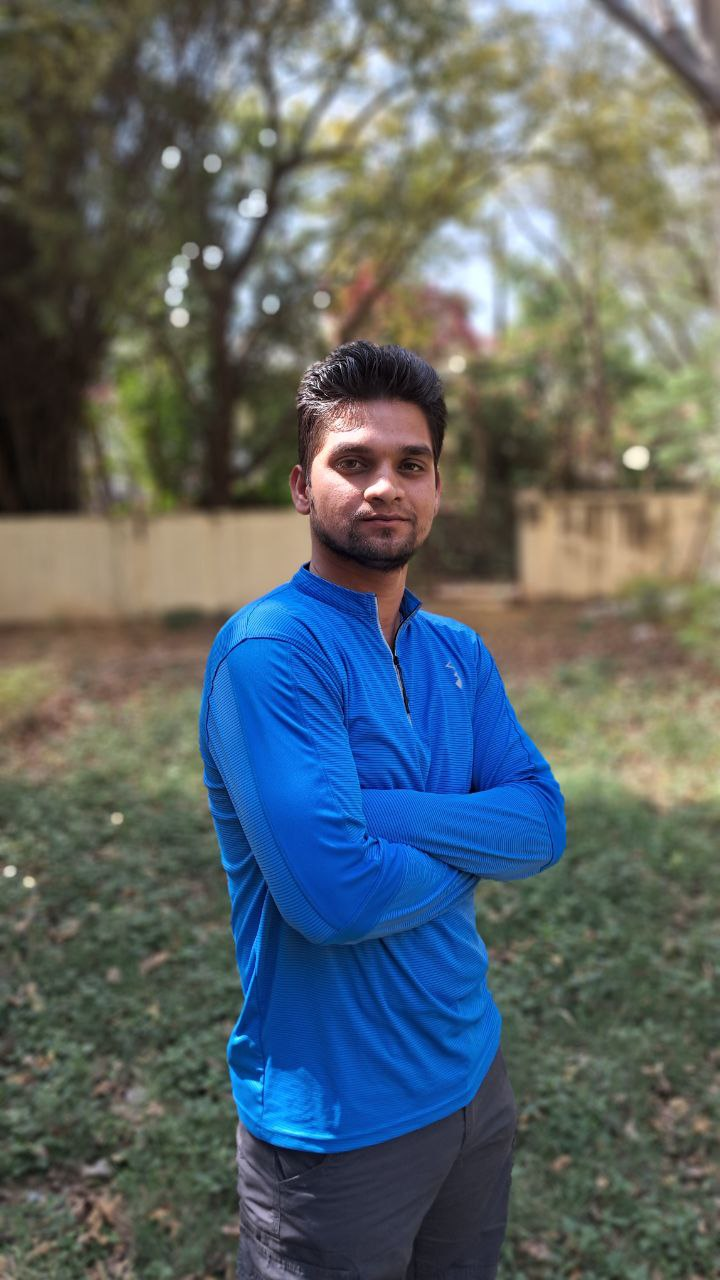
#> input picture example.jpg, 720 x 1280 px
$ python annotating_image_width.py
#> lines starting #> are read from the running program, lines starting #| are printed output that depends on the picture
import cv2
import matplotlib.pyplot as plt

# Load the image
image = cv2.imread('example.jpg')
#> image is the input picture: shape (1280, 720, 3); mean B, G, R 104.8, 101.7, 91.6

# Convert to RGB for displaying with matplotlib
image_rgb = cv2.cvtColor(image, cv2.COLOR_BGR2RGB)

# Get image dimensions
height, width, _ = image.shape
#> height = 1280; width = 720

# Add bi-directional arrows for width visualization
arrow_start_left = (20, height - 50) # Left starting point
#> arrow_start_left = (20, 1230)
arrow_end_right = (width - 20, height - 50) # Right end point
#> arrow_end_right = (700, 1230)

# Draw arrows in both directions
cv2.arrowedLine(image_rgb, arrow_start_left, arrow_end_right, (255, 0, 0), 3, tipLength=0.05) # Rightward arrow
cv2.arrowedLine(image_rgb, arrow_end_right, arrow_start_left, (255, 0, 0), 3, tipLength=0.05) # Leftward arrow
#> image_rgb: shape (1280, 720, 3); mean R, G, B 92.3, 101.4, 104.5

# Annotate the width value
width_label_position = (width//2 - 100, height - 80) # Center position slightly above the arrows
#> width_label_position = (260, 1200)

cv2.putText(image_rgb, f"Width: {width}px", width_label_position, cv2.FONT_HERSHEY_SIMPLEX, 0.8, (255, 0, 0), 2)
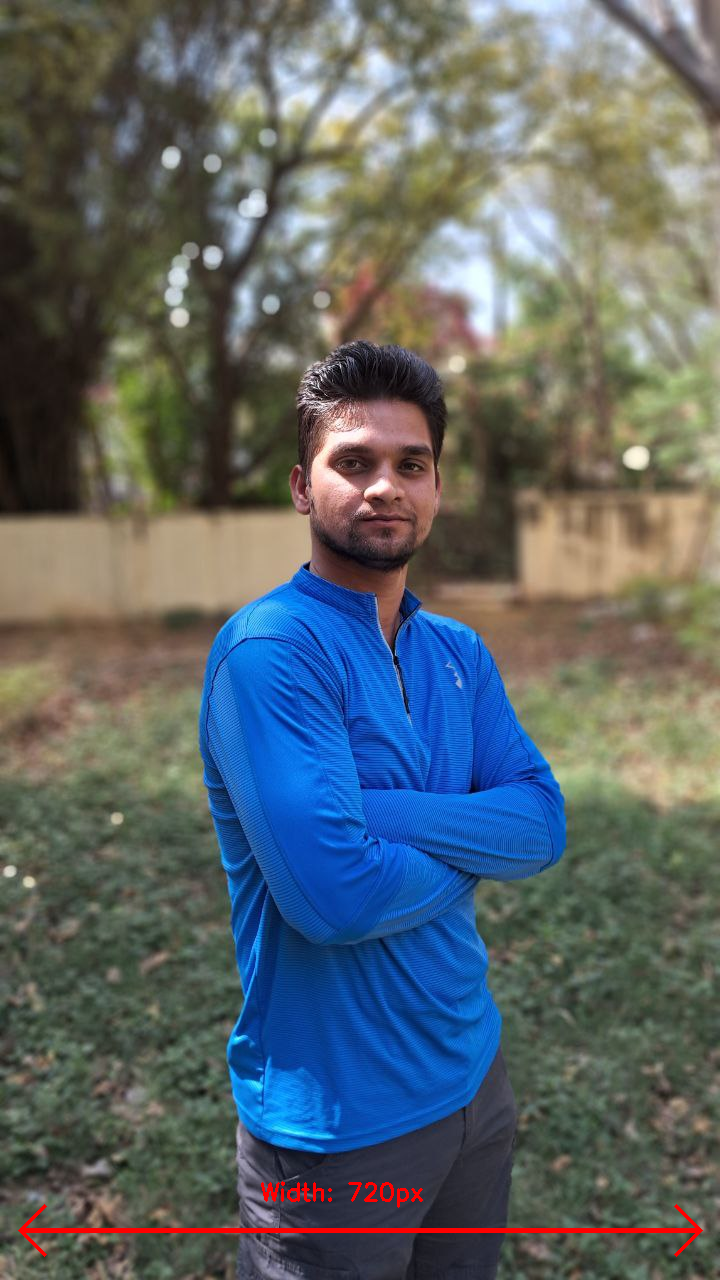
#> image_rgb: shape (1280, 720, 3); mean R, G, B 92.6, 101.3, 104.4

# Save the annotated image
cv2.imwrite('output_images/annotated_width.jpg', image_rgb)

# Display the annotated image
plt.imshow(cv2.cvtColor(image_rgb, cv2.COLOR_BGR2RGB))
plt.title("Annotated Image with Bi- Directional Width Arrows")
plt.axis('off')
plt.show()
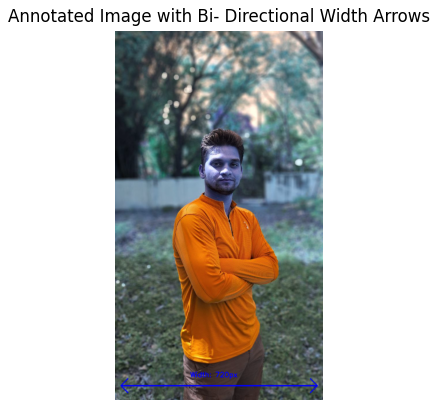
#> figure drawn by matplotlib, 1 panel; B, G, R data is drawn as R, G, B
